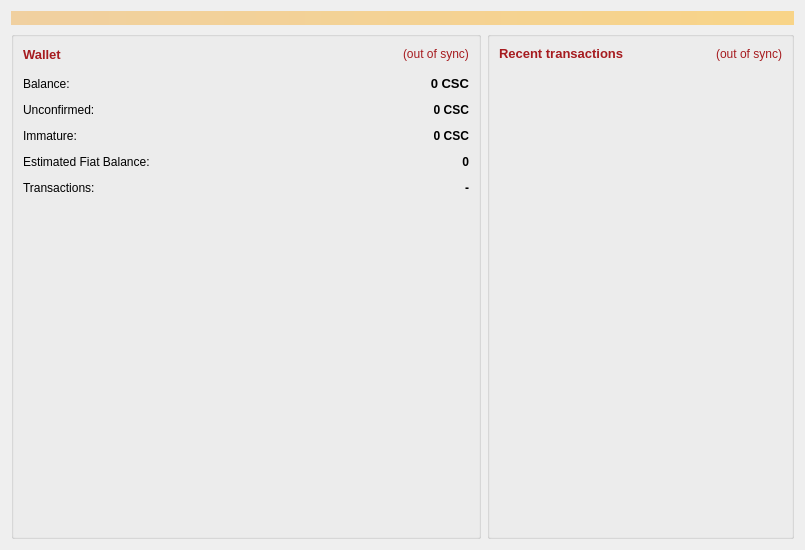
<?xml version="1.0" encoding="UTF-8"?>
<ui version="4.0">
 <class>OverviewPage</class>
 <widget class="QWidget" name="OverviewPage">
  <property name="geometry">
   <rect>
    <x>0</x>
    <y>0</y>
    <width>805</width>
    <height>550</height>
   </rect>
  </property>
  <property name="windowTitle">
   <string>Form</string>
  </property>
  <layout class="QVBoxLayout" name="topLayout">
   <item>
    <widget class="QLabel" name="labelAlerts">
     <property name="visible">
      <bool>false</bool>
     </property>
     <property name="styleSheet">
      <string notr="true">background-color: qlineargradient(x1: 0, y1: 0, x2: 1, y2: 0, stop:0 #F0D0A0, stop:1 #F8D488); color:#000000;</string>
     </property>
     <property name="wordWrap">
      <bool>true</bool>
     </property>
     <property name="margin">
      <number>3</number>
     </property>
    </widget>
   </item>
   <item>
    <layout class="QHBoxLayout" name="horizontalLayout" stretch="1,0">
     <item>
      <layout class="QVBoxLayout" name="verticalLayout_2">
       <property name="spacing">
        <number>7</number>
       </property>
       <item>
       <widget class="QGroupBox" name="groupBox">
        <property name="minimumSize">
         <size>
          <width>470</width>
          <height>0</height>
         </size>
        </property>
        <property name="maximumSize">
         <size>
          <width>470</width>
          <height>16777215</height>
         </size>
        </property>
        <layout class="QVBoxLayout" name="verticalLayout_4">
         <property name="topMargin">
          <number>7</number>
         </property>
         <property name="bottomMargin">
          <number>7</number>
         </property>
         <item>
          <layout class="QFormLayout" name="formLayout_2">
           <property name="fieldGrowthPolicy">
            <enum>QFormLayout::AllNonFixedFieldsGrow</enum>
           </property>
           <property name="horizontalSpacing">
            <number>12</number>
           </property>
           <property name="verticalSpacing">
            <number>12</number>
           </property>
           <item row="0" column="0" colspan="2">
            <layout class="QHBoxLayout" name="horizontalLayout_4">
             <item>
              <widget class="QLabel" name="label_5">
               <property name="font">
                <font>
                 <pointsize>10</pointsize>
                 <weight>75</weight>
                 <bold>true</bold>
                </font>
               </property>
               <property name="styleSheet">
                <string notr="true">color: rgb(166, 27, 31);</string>
               </property>
               <property name="text">
                <string>Wallet</string>
               </property>
              </widget>
             </item>
             <item>
              <spacer name="horizontalSpacer_2">
               <property name="orientation">
                <enum>Qt::Horizontal</enum>
               </property>
               <property name="sizeHint" stdset="0">
                <size>
                 <width>40</width>
                 <height>20</height>
                </size>
               </property>
              </spacer>
             </item>
             <item>
              <widget class="QLabel" name="labelWalletStatus">
               <property name="toolTip">
                <string>The displayed information may be out of date. Your wallet automatically synchronizes with the CasinoCoin network after a connection is established, but this process has not completed yet.</string>
               </property>
               <property name="styleSheet">
                <string notr="true">color: rgb(166, 27, 31);</string>
               </property>
               <property name="text">
                <string notr="true">(out of sync)</string>
               </property>
               <property name="alignment">
                <set>Qt::AlignLeading|Qt::AlignLeft|Qt::AlignVCenter</set>
               </property>
              </widget>
             </item>
            </layout>
           </item>
           <item row="1" column="0">
            <widget class="QLabel" name="labelBalanceText">
             <property name="text">
              <string>Balance:</string>
             </property>
            </widget>
           </item>
           <item row="1" column="1">
            <widget class="QLabel" name="labelBalance">
             <property name="font">
              <font>
               <pointsize>10</pointsize>
               <weight>75</weight>
               <bold>true</bold>
              </font>
             </property>
             <property name="cursor">
              <cursorShape>IBeamCursor</cursorShape>
             </property>
             <property name="toolTip">
              <string>Your current balance</string>
             </property>
             <property name="text">
              <string notr="true">0 CSC</string>
             </property>
             <property name="alignment">
              <set>Qt::AlignRight|Qt::AlignTrailing|Qt::AlignVCenter</set>
             </property>
             <property name="textInteractionFlags">
              <set>Qt::LinksAccessibleByMouse|Qt::TextSelectableByKeyboard|Qt::TextSelectableByMouse</set>
             </property>
            </widget>
           </item>
           <item row="2" column="0">
            <widget class="QLabel" name="labelUnconfirmedText">
             <property name="text">
              <string>Unconfirmed:</string>
             </property>
            </widget>
           </item>
           <item row="2" column="1">
            <widget class="QLabel" name="labelUnconfirmed">
             <property name="font">
              <font>
               <weight>75</weight>
               <bold>true</bold>
              </font>
             </property>
             <property name="cursor">
              <cursorShape>IBeamCursor</cursorShape>
             </property>
             <property name="toolTip">
              <string>Total of transactions that have yet to be confirmed, and do not yet count toward the current balance</string>
             </property>
             <property name="text">
              <string notr="true">0 CSC</string>
             </property>
             <property name="alignment">
              <set>Qt::AlignRight|Qt::AlignTrailing|Qt::AlignVCenter</set>
             </property>
             <property name="textInteractionFlags">
              <set>Qt::LinksAccessibleByMouse|Qt::TextSelectableByKeyboard|Qt::TextSelectableByMouse</set>
             </property>
            </widget>
           </item>
           <item row="3" column="0">
            <widget class="QLabel" name="labelImmatureText">
             <property name="text">
              <string>Immature:</string>
             </property>
            </widget>
           </item>
           <item row="3" column="1">
            <widget class="QLabel" name="labelImmature">
             <property name="font">
              <font>
               <weight>75</weight>
               <bold>true</bold>
              </font>
             </property>
             <property name="toolTip">
              <string>Mined balance that has not yet matured</string>
             </property>
             <property name="text">
              <string notr="true">0 CSC</string>
             </property>
             <property name="alignment">
              <set>Qt::AlignRight|Qt::AlignTrailing|Qt::AlignVCenter</set>
             </property>
             <property name="textInteractionFlags">
              <set>Qt::LinksAccessibleByMouse|Qt::TextSelectableByKeyboard|Qt::TextSelectableByMouse</set>
             </property>
            </widget>
           </item>
           <item row="4" column="0">
            <widget class="QLabel" name="labelBalanceFiatText">
             <property name="text">
              <string>Estimated Fiat Balance:</string>
             </property>
            </widget>
           </item>
           <item row="4" column="1">
            <widget class="QLabel" name="labelBalanceFiat">
             <property name="font">
              <font>
               <weight>75</weight>
               <bold>true</bold>
              </font>
             </property>
             <property name="toolTip">
              <string>Estimated Fiat balance calculated against current market value</string>
             </property>
             <property name="text">
              <string notr="true">0</string>
             </property>
             <property name="alignment">
              <set>Qt::AlignRight|Qt::AlignTrailing|Qt::AlignVCenter</set>
             </property>
             <property name="textInteractionFlags">
              <set>Qt::LinksAccessibleByMouse|Qt::TextSelectableByKeyboard|Qt::TextSelectableByMouse</set>
             </property>
            </widget>
           </item>
           <item row="5" column="0">
            <widget class="QLabel" name="lblTransactionCount">
             <property name="styleSheet">
              <string notr="true"/>
             </property>
             <property name="text">
              <string>Transactions:</string>
             </property>
             <property name="wordWrap">
              <bool>true</bool>
             </property>
            </widget>
           </item>
           <item row="5" column="1">
            <widget class="QLabel" name="txtTransactionCount">
             <property name="font">
              <font>
               <weight>75</weight>
               <bold>true</bold>
              </font>
             </property>
             <property name="styleSheet">
              <string notr="true"/>
             </property>
             <property name="text">
              <string notr="true">-</string>
             </property>
             <property name="alignment">
              <set>Qt::AlignRight|Qt::AlignTrailing|Qt::AlignVCenter</set>
             </property>
             <property name="wordWrap">
              <bool>true</bool>
             </property>
            </widget>
           </item>
           <item row="6" column="0" colspan="2">
            <spacer name="verticalSpacer">
             <property name="orientation">
              <enum>Qt::Vertical</enum>
             </property>
             <property name="sizeHint" stdset="0">
              <size>
               <width>20</width>
               <height>100</height>
              </size>
             </property>
            </spacer>
           </item>
          </layout>
         </item>
         <item>
          <layout class="QVBoxLayout" name="verticalLayoutAdvertWidget"/>
         </item>
        </layout>
       </widget>
       </item>
      </layout>
     </item>
     <item>
      <layout class="QVBoxLayout" name="verticalLayout_3">
       <item>
        <widget class="QGroupBox" name="groupBox_2">
         <property name="minimumSize">
          <size>
           <width>150</width>
           <height>0</height>
          </size>
         </property>
         <layout class="QVBoxLayout" name="verticalLayout">
          <property name="topMargin">
           <number>7</number>
          </property>
          <property name="bottomMargin">
           <number>7</number>
          </property>
          <item>
           <layout class="QHBoxLayout" name="horizontalLayout_2">
            <item>
             <widget class="QLabel" name="label_4">
              <property name="font">
               <font>
                <pointsize>10</pointsize>
               </font>
              </property>
              <property name="styleSheet">
               <string notr="true">color: rgb(166, 27, 31);</string>
              </property>
              <property name="text">
               <string>&lt;b&gt;Recent transactions&lt;/b&gt;</string>
              </property>
             </widget>
            </item>
            <item>
             <spacer name="horizontalSpacer">
              <property name="orientation">
               <enum>Qt::Horizontal</enum>
              </property>
              <property name="sizeHint" stdset="0">
               <size>
                <width>40</width>
                <height>20</height>
               </size>
              </property>
             </spacer>
            </item>
            <item>
             <widget class="QLabel" name="labelTransactionsStatus">
              <property name="toolTip">
               <string>The displayed information may be out of date. Your wallet automatically synchronizes with the CasinoCoin network after a connection is established, but this process has not completed yet.</string>
              </property>
              <property name="styleSheet">
               <string notr="true">color: rgb(166, 27, 31);</string>
              </property>
              <property name="text">
               <string notr="true">(out of sync)</string>
              </property>
              <property name="alignment">
               <set>Qt::AlignRight|Qt::AlignTrailing|Qt::AlignVCenter</set>
              </property>
             </widget>
            </item>
           </layout>
          </item>
          <item>
           <widget class="QListView" name="listTransactions">
            <property name="styleSheet">
             <string notr="true">QListView { background: transparent; }</string>
            </property>
            <property name="frameShape">
             <enum>QFrame::NoFrame</enum>
            </property>
            <property name="verticalScrollBarPolicy">
             <enum>Qt::ScrollBarAlwaysOff</enum>
            </property>
            <property name="horizontalScrollBarPolicy">
             <enum>Qt::ScrollBarAlwaysOff</enum>
            </property>
            <property name="selectionMode">
             <enum>QAbstractItemView::NoSelection</enum>
            </property>
           </widget>
          </item>
         </layout>
        </widget>
       </item>
      </layout>
     </item>
    </layout>
   </item>
  </layout>
 </widget>
 <resources/>
 <connections/>
</ui>
